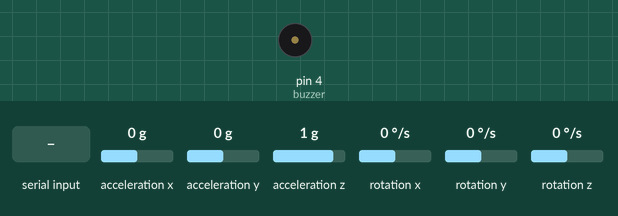
A sketch run on a simulated Arduino Uno, built with avr-gcc and run on an emulated ATmega328P. Shown: buzzer (waves = sounding). Inputs (shaded band) come from the test bench; at power-on: acceleration y 0 g, acceleration x 0 g, acceleration z 1 g, rotation x 0 °/s, rotation y 0 °/s, rotation z 0 °/s. What the sketch prints to the serial monitor is not drawn.

Above: at 4.2 s.
4.3 s: "1" received over Serial
5.9 s: acceleration y set to -1.4 g
7.8 s: acceleration y set to 1.4 g
Timing chart, 0 to 10.8 s (numbered marks = the images above; inputs shaded):
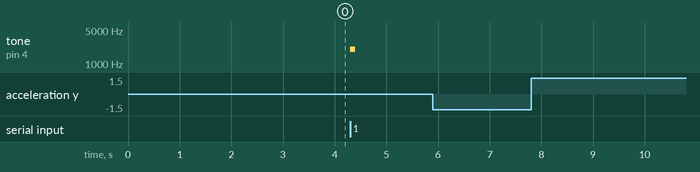

Measured:
- after the input at 4.3 s, tone on pin 4 (buzzer): silent → 2000 Hz at once, → silent 0.10 s later
- after the input at 5.9 s, every drawn part: stays the same
- after the input at 7.8 s, every drawn part: stays the same

The sketch:

gyroMPU6050_controller.ino
```cpp
/*================================================================
 * Lab 2: Game control with Joy Stick, Gyro, and Accelerometer
 * Controller Used: Joy Stick
 * Group 100: Sam St.Pierre, Aaron Ewing, Chandara Pheng
 * EECE.4520 - Microprocessors II
 * ===============================================================
 */

//Necessary libraries needed for gyroscope functionality
#include <MPU6050_tockn.h>
#include <Wire.h>

MPU6050 mpu6050(Wire);

//Output pins -------------------------------------------------
const int buzzer = 4;     //Digital pin output

//Variables ---------------------------------------------------
int buzz = 0;

//Signal IO setup ---------------------------------------------
void setup()
{
  //Start the I2C communication for comunicating with MPU6050
  Serial.begin(9600);
  Wire.begin();
  pinMode(buzzer, OUTPUT);
  mpu6050.begin();
  mpu6050.calcGyroOffsets(true);
}

void loop()
{
  mpu6050.update();

  //Move Forward (Key W)
  if(mpu6050.getGyroAngleX()<-50 && mpu6050.getGyroAngleY()<20) {
    //Send Serial Port Data
    Serial.println("w");
    delay(100);
  }
  //Move Back (Key S)
  else if(mpu6050.getGyroAngleX()>50) {
    Serial.println("s");
    delay(100);
  }
  //Turn Left (Key A)
  else if (mpu6050.getGyroAngleY()<-60) {
    //Send Serial Port Data
    Serial.println("a");
    delay(100);
   }
  //Turn Right (Key D)
  else if(mpu6050.getGyroAngleY()>60) {
    //Send Serial Port Data
    Serial.println("d");
    delay(100);
  }

  //Activate buzzer
  if (Serial.available() > 0) {
    buzz = Serial.read();

    if (buzz == '1') {
      tone(buzzer, 2000);
      delay(100);
      noTone(buzzer);
    }
  }
}
```
